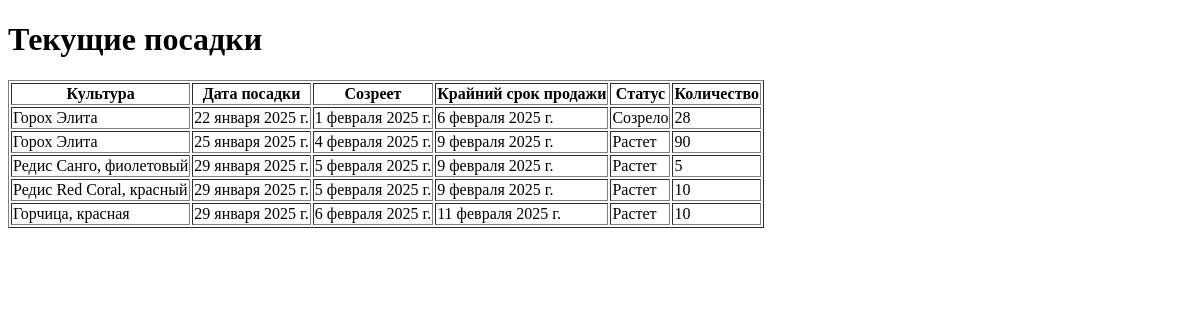
/plants/current/, run on an earlier commit of the app's database.
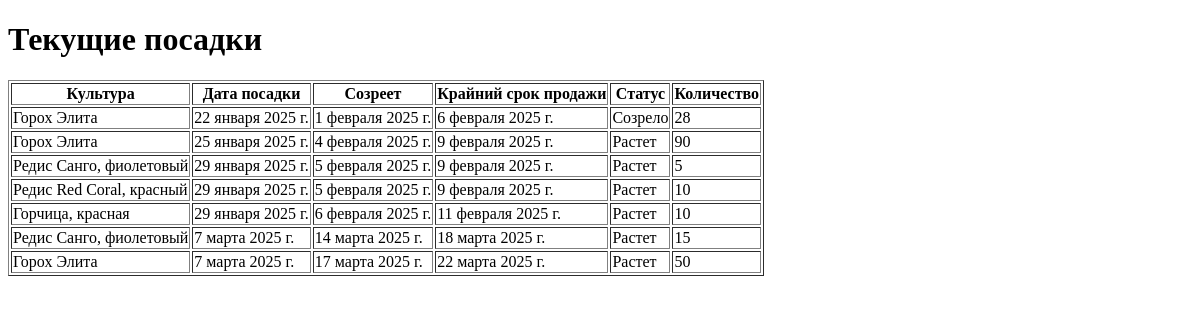
And on a later commit of the database.
### plants/models.py (models this page shows, shortened)
class Planting(models.Model):
    STATUS_CHOICES = [
        ('growing', 'Растет'),
        ('ready', 'Созрело'),
        ('expired', 'Просрочено')
    ]
    culture = models.ForeignKey(Culture, on_delete=models.CASCADE, verbose_name="Культура")
    plant_date = models.DateField("Дата посадки", default=timezone.now)
    quantity = models.IntegerField("Количество")
    harvest_date = models.DateField("Дата созревания", blank=True, null=True)
    sale_deadline = models.DateField("Крайний срок продажи", blank=True, null=True)
    status = models.CharField("Статус", max_length=10, choices=STATUS_CHOICES, default='growing')

class Culture(models.Model):
    name = models.CharField("Название", max_length=100)
    grow_days = models.IntegerField("Срок созревания (дни)")
    expire_days = models.IntegerField("Срок годности (дни)")
    grams_per_tray = models.IntegerField("Грамм на лоток", default=0)
    soaking_required = models.BooleanField("Замачивание", default=False)
    press_weight = models.CharField(
        "Прижим (кг)",
        max_length=10,
        choices=[("0.5", "0.5 кг"), ("1", "1 кг")],
        default="0.5"
    )
    germination_days = models.IntegerField("Дней на прорастание (20°C)", default=3)
    light_days = models.IntegerField("Дней на свету", default=5)

### plants/views.py (the view)
# urls.py: path('current/', views.current_plantings, name='current_plantings'),
def current_plantings(request):
    plantings = Planting.objects.all().order_by('harvest_date')
    return render(request, 'plants/current_plantings.html', {'plantings': plantings})

### plants/templates/plants/current_plantings.html (shortened to what this page needs)
<!DOCTYPE html>
<html>
<head>
</head>
<body>
    <h1>Текущие посадки</h1>
    <table border="1">
        <tr>
            <th>Культура</th>
            <th>Дата посадки</th>
            <th>Созреет</th>
            <th>Крайний срок продажи</th>
            <th>Статус</th>
            <th>Количество</th>
        </tr>
        {% for planting in plantings %}
        <tr>
            <td>{{ planting.culture.name }}</td>
            <td>{{ planting.plant_date }}</td>
            <td>{{ planting.harvest_date }}</td>
            <td>{{ planting.sale_deadline }}</td>
            <td>{{ planting.get_status_display }}</td>
            <td>{{ planting.quantity }}</td>
        </tr>
        {% endfor %}
    </table>
</body>
</html>

What changed in the data, as far as the page shows it:
added Planting: culture.name "Редис Санго, фиолетовый", plant_date "7 марта 2025 г.", harvest_date "14 марта 2025 г.", sale_deadline "18 марта 2025 г.", status "Растет", quantity "15"
added Planting: culture.name "Горох Элита", plant_date "7 марта 2025 г.", harvest_date "17 марта 2025 г.", sale_deadline "22 марта 2025 г.", status "Растет", quantity "50"
